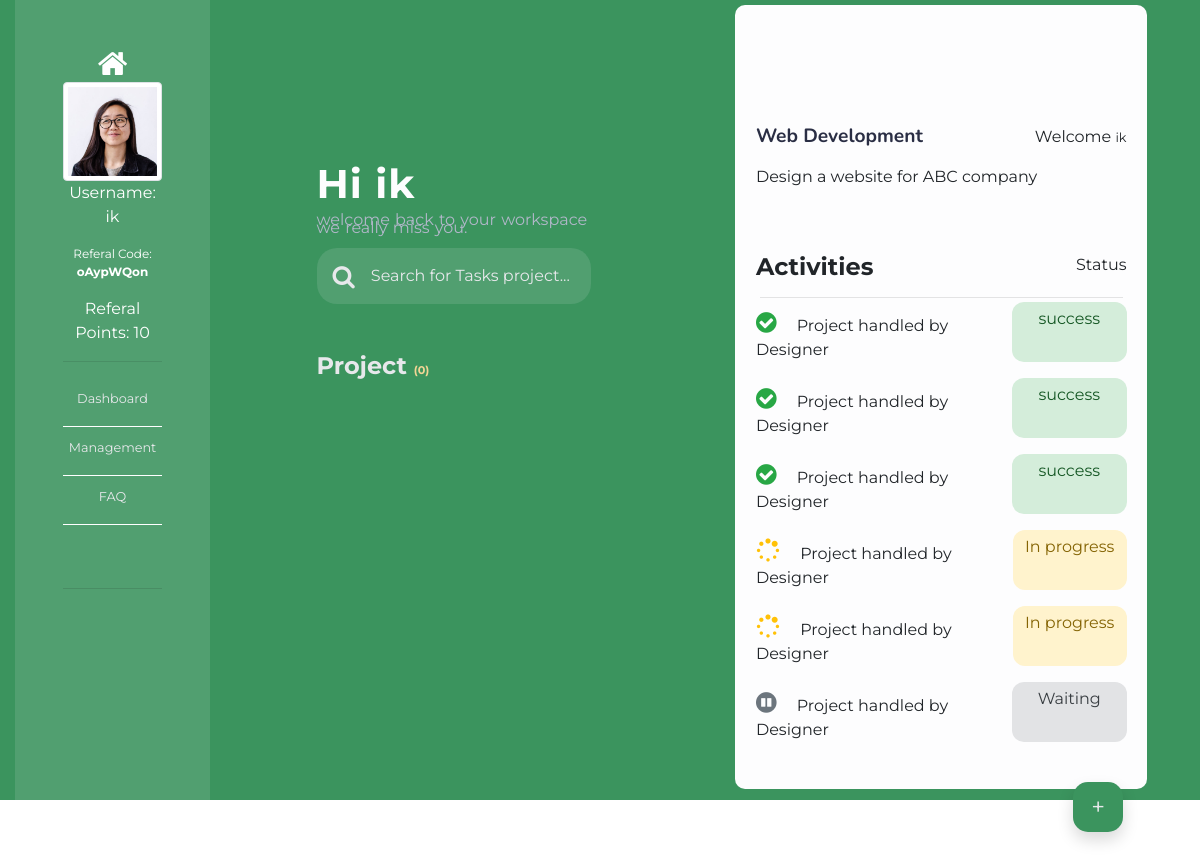
/dashboard/ (signed in), run on an earlier commit of the app's database.
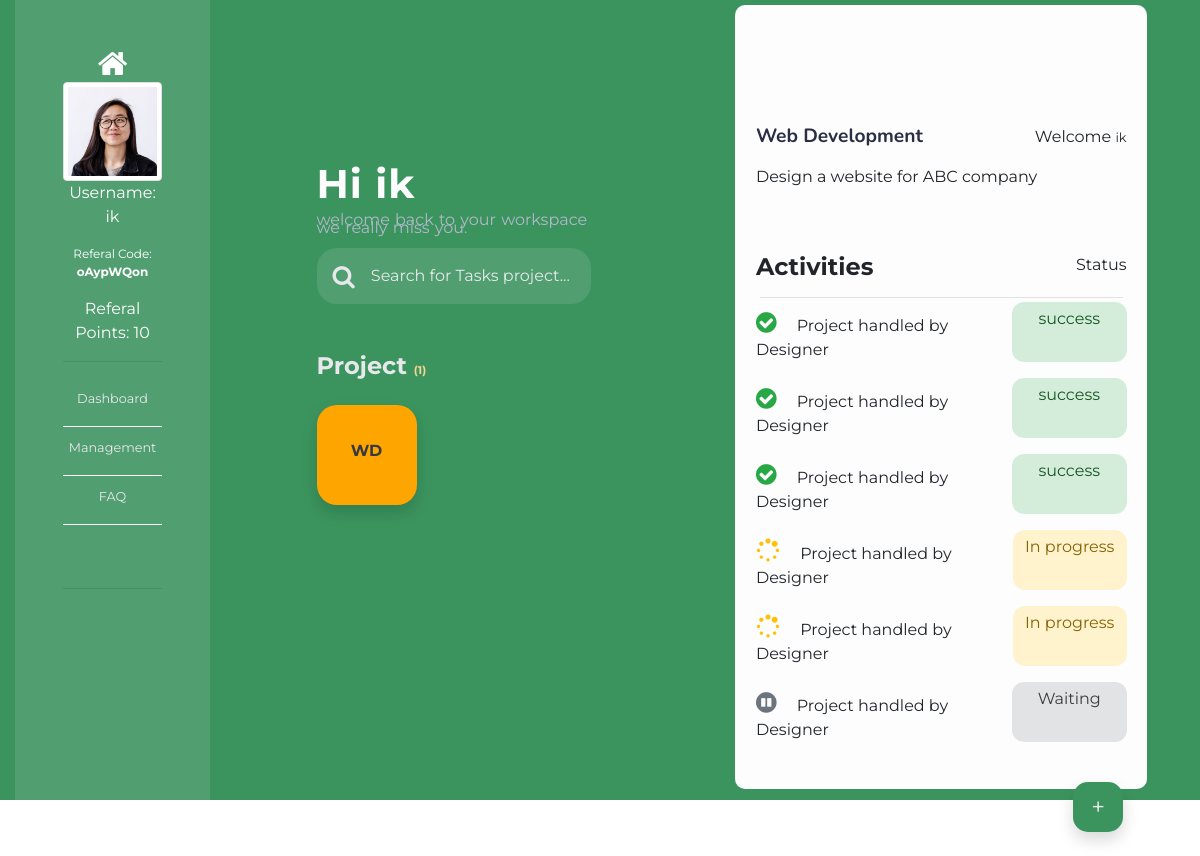
And on a later commit of the database.
### Jobs/models.py (models this page shows, shortened)
class Order(models.Model):
    title = models.CharField(max_length=50)
    name = models.CharField( max_length=50)
    abbr = models.CharField(max_length=50, default="abc")
    category = models.CharField( max_length=50)
    sub_cat = models.CharField( max_length=50)
    deadlines =models.CharField( max_length=50)
    total = MoneyField(decimal_places=2, max_digits=8,default_currency="NGN",default=0.00)
    email = models.EmailField( max_length=254)
    phone = models.CharField(max_length=50)
    reference = models.CharField( max_length=50)
    description = RichTextField(null=True)
    user_id  = models.IntegerField(default=0,null=True)
    status = models.IntegerField(default=1)

### home/views.py (the view)
# urls.py: path("dashboard/", views.dashboard, name="dashboard"),
@login_required(login_url='/account/login')
def dashboard(request):
	template="home/dashboard.html"
	jobs = jo.Order.objects.filter(user_id=request.user.id)
	acronyms = ["".join([ leter[0] for leter in  job.title.split(" ")]) for job in jobs]
	counter = jo.Order.objects.filter(user_id=request.user.id).count()
	category = Acct.Categories.objects.all()
	context ={
		"jobs":jobs,
		"acronyms":acronyms,
		"counter":counter,
		"category":category,
			}
	return render(request,template,context)

### templates/home/dashboard.html (shortened to what the changed rows need)
{% load static %}
{% load crispy_forms_tags %}
<!doctype html>
<html lang="en">
  <head>
    <link rel="stylesheet" href="https://stackpath.bootstrapcdn.com/bootstrap/4.3.1/css/bootstrap.min.css">
    <link rel="stylesheet" href="https://stackpath.bootstrapcdn.com/font-awesome/4.7.0/css/font-awesome.min.css">
    <link rel="stylesheet" href="{% static 'css/dash.css' %}">
  </head>
  <body style="height: 100%;">
    <div class="area">
    <div class="container-fluid" >
        <div class="container ">
            <div class="row">
<div class="col-md-5 me mt-5">
<div class=" d-flex flex-column contains align-items-start pt-lg-x">
  <div class="segment">
    <div class="proj-icon pt-2  pt-lg-5">
      <h4 >Project <span><small>({{counter}})</small></span></h4>
      <div class=" boxes d-flex flex-wrap justify-content-evenly">
        {% for job in jobs %}
        {% with index=forloop.counter %}
          <div class="shadow box d-flex justify-content-center align-items-center"><h6><a class="text-dark" href="javascript:void(0)" onclick="load_content('{{job.reference}}')">{{job.abbr}}</a></h6></div>
          {% endwith%}
        {% endfor %}
      </div>
    </div>
  </div>
</div>
</div>
              </div>
        </div>
      </div>
 </div>
  </body>
</html>

What changed in the data, as far as the page shows it:
added Order: abbr "WD"
Also different on the page:
{{ counter }}: "0" → "1"
